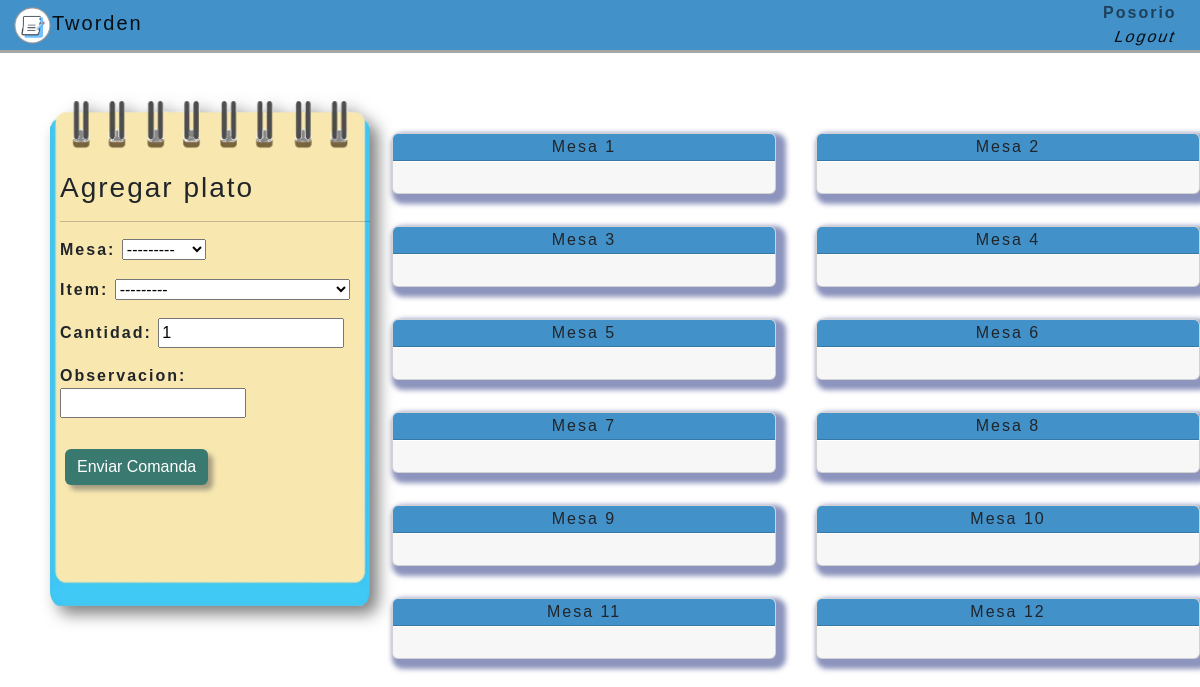
The app's page /mesas (signed in) with its own data.
### paginas/models.py (models this page shows, shortened)
class IdOrden(models.Model):
    id = models.AutoField(primary_key=True)
    mesa = models.ForeignKey(Mesas, on_delete=models.CASCADE)
    date= models.DateTimeField(auto_now_add=True)

### paginas/views.py (the view)
# urls.py: path('mesas', views.mesero_mesas, name='mesero_mesas'),
@login_required(login_url='/accounts/login/')
def mesero_mesas(request):
    ordenmesa= Ordenmesas.objects.all()
    idorden= IdOrden.objects.all()
    if request.method == 'GET':
        formulariom = Ordenmesasform()
    else:
        formulariom = Ordenmesasform(request.POST)
        if formulariom.is_valid():
            formulariom.save()
            return redirect('mesero_mesas')
    context= {
    'ordenmesa': ordenmesa ,
    'idorden': idorden,
    'formulariom': formulariom,
    }
    return render(request, 'mesero-mesas.html', context)

### paginas/forms.py
class Ordenmesasform(forms.ModelForm):
    class Meta:
        model=Ordenmesas
        fields=('__all__')

### paginas/models.py (called while the page is built)
    def __str__(self):
        mostrar= self.nombre_plato
        return mostrar

    def __str__(self):
        return self.nombre_mesa

### paginas/templates/mesero-mesas.html (shortened to what this page needs)
{% extends "base.html" %}
{% block contenido %}
{% load static %}
<div id="todo">
  <div class="container2 mt-5" style="display: inline-block;">
  <div class="row">
      <div class="cole " style="width:30rem">
        <div class="ventana-mesa3  border-none" style="max-width: 20rem; min-width: 20rem;">
          <h3>Agregar plato</h3>
          <hr>
            <form id="blocdepedidos" method="POST">
              {{formulariom.as_p}}
              <div>
                  <button class="btn btn-primary" type="submit" form="blocdepedidos">Enviar Comanda</button>
              </div>
            </form>
        </div>
      </div>
      <div class="col derecha" style="width:auto">
        <div class="row row-cols-1 mt-3 row-cols-md-2 g-3">
          {% for orden in idorden %}
            <div class="col">
              <div class="card border-none mb-3" style="max-width: 24rem; min-width: 24rem;">
                <div class="card-header" id="{{order.mesa}}">
                  Mesa {{orden.id}} <br>
                </div>
                <div class="card-footer border-white" style="min-height: 2rem;"></div>
              </div>
            </div>
          {% endfor %}
        </div>
      </div>
  </div>
</div>
{% endblock %}

### paginas/templates/Base.html (shortened to what this page needs)
{% load static %}
<!DOCTYPE html>
<html lang="es">
<head>
    <link href="//maxcdn.bootstrapcdn.com/font-awesome/4.1.0/css/font-awesome.min.css" rel="stylesheet">
    <link href="https://cdn.jsdelivr.net/npm/bootstrap@5.2.1/dist/css/bootstrap.min.css" rel="stylesheet">
    <link rel="stylesheet" href={% static '/CSS/base.css' %}>
    <link rel="stylesheet" href={% static '/CSS/mesas.css' %}>
    <link rel="stylesheet" href={% static '/CSS/orden.css' %}>
    <link rel="stylesheet" href={% static '/CSS/cocina.css' %}>
    <link rel="stylesheet" href={% static '/CSS/menu.css' %}>
</head>
<body>
    <header>
    <nav class="navbar fixed-top navbar-expand" style="background-color: #4291c9;">
      <div class="container-fluid">
          <a class="navbar-brand" href="{% url 'ppal' %}"><img src={% static 'img/logo.png' %} alt="Logo" width="40" height="40" class="d-inline-block align-text-center">Tworden</a>
          <div class="collapse navbar-collapse" id="navbarText">
            <span class="navbar-text">
              {% if user.is_authenticated %}
              <b class="nav-item" style="margin-right: 10px;"> {{user.username}}</b>
              <div class="botoninclinado" >
                <a style="margin: 0 12px;  text-decoration: none;" href="{% url 'logout' %}">Logout</a>
              </div>
              {% else %}
              <div class="botoninclinado" >
                <a href="{% url 'login' %}">iniciar sesión</a>
              </div>
              {% endif %}
            </span>
          </div>
        </div>
    </nav>
    </header>
    {% block contenido %} {% endblock %}
</body>
</html>

### paginas/static/CSS/base.css (style rules this page uses)
* { margin: 0; }
html { width: 100%; height: 100% ; }
header { position: fixed; top: 0; }
body { left: 0; top: 0; width: 100%; height: 100%; background-image: url(/static/img/fondo1.jpg); background-repeat: no-repeat; background-attachment: fixed; background-size: cover; font-family:'Gill Sans', 'Gill Sans MT', Calibri, 'Trebuchet MS', sans-serif; padding: 0px; letter-spacing: 2px; font-size: 1em; }
.navbar { box-shadow: 0 3px rgba(0,0,0,0.35); max-height: 50px; }
#todo { width: 100%; position: fixed; top: 53px; bottom: 0; overflow: auto; overflow-x: hidden }
.botoninclinado { -ms-transform: skewX(-20deg); -webkit-transform: skewX(-20deg); transform: skewX(-20deg); }
.btn-primary { background: rgb(58, 121, 112); margin: 15px 5px; box-shadow: 5px 5px 5px 0 rgba(83, 83, 83, 0.5); border: none; color: rgb(255, 255, 255) }

### paginas/static/CSS/mesas.css (style rules this page uses)
.card { box-shadow: 5px 5px 5px 5px rgba(27, 41, 124, 0.5); }
.card-footer { width: 100%; padding: 5px 3px; }
.derecha { width: 70%; }
.cole { margin-left: 1rem; width:22rem !important; }

### paginas/static/CSS/orden.css (style rules this page uses)
.ventana-mesa3 { padding-top: 70px; padding-left: 10px; font-weight: 700; margin-left: 10px; min-height: 510px; min-width: 200px; max-height: 510px; max-width: 200px; background-image: url(/static/img/blocpedidos.png); background-repeat: no-repeat; background-size: contain; filter: drop-shadow(0.5rem 0.5rem 0.5rem rgba(0, 0, 0, 0.5)); border-radius: 20px; }

### paginas/static/CSS/cocina.css (style rules this page uses)
.container2 { position: relative; margin:auto; left: 2%; max-width: 1200px; }
.card { box-shadow: 5px 5px 5px 5px rgba(27, 41, 124, 0.5); }
.card-header { background-color: #4291c9; padding: 1px 3px; text-align: center; }
.card-footer { width: 100%; padding: 5px 3px; }

### records on screen
IdOrden: id "1"
IdOrden: id "2"
IdOrden: id "3"
IdOrden: id "4"
IdOrden: id "5"
IdOrden: id "6"
IdOrden: id "7"
IdOrden: id "8"
IdOrden: id "9"
IdOrden: id "10"
IdOrden: id "11"
IdOrden: id "12"

### other values on screen
{{ user.username }} "Posorio"
